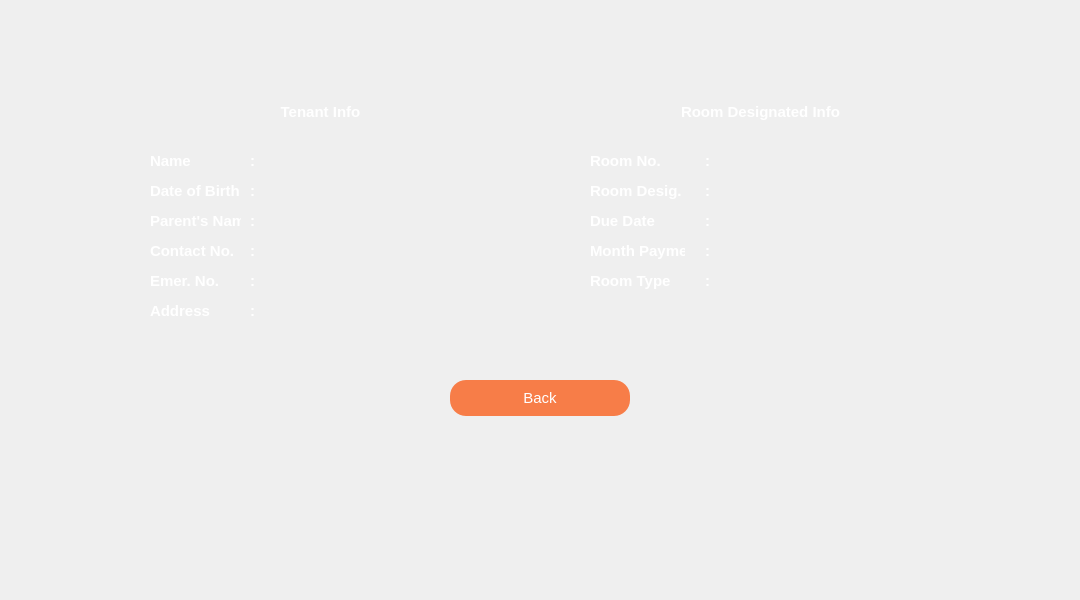
<?xml version="1.0" encoding="UTF-8"?>
<ui version="4.0">
 <class>TenantInfo</class>
 <widget class="QWidget" name="TenantInfo">
  <property name="geometry">
   <rect>
    <x>0</x>
    <y>0</y>
    <width>1080</width>
    <height>600</height>
   </rect>
  </property>
  <property name="windowTitle">
   <string>Form</string>
  </property>
  <property name="styleSheet">
   <string notr="true">#EmployeeInfo
{
	background:#aec3ff;
}</string>
  </property>
  <widget class="QLabel" name="label">
   <property name="geometry">
    <rect>
     <x>740</x>
     <y>360</y>
     <width>511</width>
     <height>341</height>
    </rect>
   </property>
   <property name="text">
    <string/>
   </property>
   <property name="pixmap">
    <pixmap resource="resources.qrc">:/Images/object border.png</pixmap>
   </property>
   <property name="scaledContents">
    <bool>true</bool>
   </property>
  </widget>
  <widget class="QLabel" name="label_3">
   <property name="geometry">
    <rect>
     <x>-80</x>
     <y>360</y>
     <width>431</width>
     <height>361</height>
    </rect>
   </property>
   <property name="text">
    <string/>
   </property>
   <property name="pixmap">
    <pixmap resource="resources.qrc">:/Images/object border flip.png</pixmap>
   </property>
   <property name="scaledContents">
    <bool>true</bool>
   </property>
  </widget>
  <widget class="QLabel" name="label_2">
   <property name="geometry">
    <rect>
     <x>400</x>
     <y>-5</y>
     <width>280</width>
     <height>50</height>
    </rect>
   </property>
   <property name="text">
    <string/>
   </property>
   <property name="pixmap">
    <pixmap resource="resources.qrc">:/Images/top_bar.png</pixmap>
   </property>
   <property name="scaledContents">
    <bool>true</bool>
   </property>
  </widget>
  <widget class="QLabel" name="label_4">
   <property name="geometry">
    <rect>
     <x>120</x>
     <y>90</y>
     <width>400</width>
     <height>260</height>
    </rect>
   </property>
   <property name="text">
    <string/>
   </property>
   <property name="pixmap">
    <pixmap resource="resources.qrc">:/Images/personal_card.png</pixmap>
   </property>
   <property name="scaledContents">
    <bool>true</bool>
   </property>
  </widget>
  <widget class="QLabel" name="label_5">
   <property name="geometry">
    <rect>
     <x>560</x>
     <y>90</y>
     <width>400</width>
     <height>260</height>
    </rect>
   </property>
   <property name="text">
    <string/>
   </property>
   <property name="pixmap">
    <pixmap resource="resources.qrc">:/Images/company_card.png</pixmap>
   </property>
   <property name="scaledContents">
    <bool>true</bool>
   </property>
  </widget>
  <widget class="QLabel" name="label_6">
   <property name="geometry">
    <rect>
     <x>320</x>
     <y>410</y>
     <width>460</width>
     <height>191</height>
    </rect>
   </property>
   <property name="text">
    <string/>
   </property>
   <property name="pixmap">
    <pixmap resource="resources.qrc">:/Images/logo.png</pixmap>
   </property>
   <property name="scaledContents">
    <bool>true</bool>
   </property>
  </widget>
  <widget class="QPushButton" name="pushButton">
   <property name="geometry">
    <rect>
     <x>450</x>
     <y>380</y>
     <width>180</width>
     <height>36</height>
    </rect>
   </property>
   <property name="font">
    <font>
     <pointsize>11</pointsize>
    </font>
   </property>
   <property name="styleSheet">
    <string notr="true">#pushButton
{
	border:none;
	background:#f77d48;
	color:white;
	border-radius:16px;
}

#pushButton:hover
{
	background:#ebf3fa;
	color:#F33253;
	border-radius:16px;
}</string>
   </property>
   <property name="text">
    <string>Back</string>
   </property>
  </widget>
  <widget class="QLabel" name="label_7">
   <property name="geometry">
    <rect>
     <x>430</x>
     <y>0</y>
     <width>221</width>
     <height>34</height>
    </rect>
   </property>
   <property name="font">
    <font>
     <pointsize>10</pointsize>
     <bold>true</bold>
    </font>
   </property>
   <property name="styleSheet">
    <string notr="true">color:white;</string>
   </property>
   <property name="text">
    <string/>
   </property>
  </widget>
  <widget class="QLabel" name="label_8">
   <property name="geometry">
    <rect>
     <x>130</x>
     <y>92</y>
     <width>381</width>
     <height>40</height>
    </rect>
   </property>
   <property name="font">
    <font>
     <pointsize>11</pointsize>
     <bold>true</bold>
    </font>
   </property>
   <property name="styleSheet">
    <string notr="true">#label_8
{
	color:white;
}</string>
   </property>
   <property name="text">
    <string>&lt;html&gt;&lt;head/&gt;&lt;body&gt;&lt;p align=&quot;center&quot;&gt;Tenant Info&lt;/p&gt;&lt;/body&gt;&lt;/html&gt;</string>
   </property>
  </widget>
  <widget class="QLabel" name="label_9">
   <property name="geometry">
    <rect>
     <x>570</x>
     <y>92</y>
     <width>381</width>
     <height>40</height>
    </rect>
   </property>
   <property name="font">
    <font>
     <pointsize>11</pointsize>
     <bold>true</bold>
    </font>
   </property>
   <property name="styleSheet">
    <string notr="true">#label_9
{
	color:white;
}</string>
   </property>
   <property name="text">
    <string>&lt;html&gt;&lt;head/&gt;&lt;body&gt;&lt;p align=&quot;center&quot;&gt;Room Designated Info&lt;/p&gt;&lt;/body&gt;&lt;/html&gt;</string>
   </property>
  </widget>
  <widget class="QLabel" name="wr">
   <property name="geometry">
    <rect>
     <x>150</x>
     <y>150</y>
     <width>91</width>
     <height>21</height>
    </rect>
   </property>
   <property name="font">
    <font>
     <pointsize>11</pointsize>
     <bold>true</bold>
    </font>
   </property>
   <property name="styleSheet">
    <string notr="true">color:white;</string>
   </property>
   <property name="text">
    <string>Name</string>
   </property>
  </widget>
  <widget class="QLabel" name="eeqwe">
   <property name="geometry">
    <rect>
     <x>150</x>
     <y>180</y>
     <width>101</width>
     <height>21</height>
    </rect>
   </property>
   <property name="font">
    <font>
     <pointsize>11</pointsize>
     <bold>true</bold>
    </font>
   </property>
   <property name="styleSheet">
    <string notr="true">color:white;</string>
   </property>
   <property name="text">
    <string>Date of Birth </string>
   </property>
  </widget>
  <widget class="QLabel" name="ewr">
   <property name="geometry">
    <rect>
     <x>150</x>
     <y>210</y>
     <width>91</width>
     <height>21</height>
    </rect>
   </property>
   <property name="font">
    <font>
     <pointsize>11</pointsize>
     <bold>true</bold>
    </font>
   </property>
   <property name="styleSheet">
    <string notr="true">color:white;</string>
   </property>
   <property name="text">
    <string>Parent's Name</string>
   </property>
  </widget>
  <widget class="QLabel" name="Phone">
   <property name="geometry">
    <rect>
     <x>150</x>
     <y>240</y>
     <width>91</width>
     <height>21</height>
    </rect>
   </property>
   <property name="font">
    <font>
     <pointsize>11</pointsize>
     <bold>true</bold>
    </font>
   </property>
   <property name="styleSheet">
    <string notr="true">color:white;</string>
   </property>
   <property name="text">
    <string>Contact No.</string>
   </property>
  </widget>
  <widget class="QLabel" name="ebfghf">
   <property name="geometry">
    <rect>
     <x>150</x>
     <y>270</y>
     <width>91</width>
     <height>21</height>
    </rect>
   </property>
   <property name="font">
    <font>
     <pointsize>11</pointsize>
     <bold>true</bold>
    </font>
   </property>
   <property name="styleSheet">
    <string notr="true">color:white;</string>
   </property>
   <property name="text">
    <string>Emer. No.</string>
   </property>
  </widget>
  <widget class="QLabel" name="werewr">
   <property name="geometry">
    <rect>
     <x>150</x>
     <y>300</y>
     <width>91</width>
     <height>21</height>
    </rect>
   </property>
   <property name="font">
    <font>
     <pointsize>11</pointsize>
     <bold>true</bold>
    </font>
   </property>
   <property name="styleSheet">
    <string notr="true">color:white;</string>
   </property>
   <property name="text">
    <string>Address</string>
   </property>
  </widget>
  <widget class="QLabel" name="showEmpName_2">
   <property name="geometry">
    <rect>
     <x>590</x>
     <y>150</y>
     <width>95</width>
     <height>21</height>
    </rect>
   </property>
   <property name="font">
    <font>
     <pointsize>11</pointsize>
     <bold>true</bold>
    </font>
   </property>
   <property name="styleSheet">
    <string notr="true">color:white;</string>
   </property>
   <property name="text">
    <string>Room No.</string>
   </property>
  </widget>
  <widget class="QLabel" name="showEmpFather_2">
   <property name="geometry">
    <rect>
     <x>590</x>
     <y>210</y>
     <width>111</width>
     <height>21</height>
    </rect>
   </property>
   <property name="font">
    <font>
     <pointsize>11</pointsize>
     <bold>true</bold>
    </font>
   </property>
   <property name="styleSheet">
    <string notr="true">color:white;</string>
   </property>
   <property name="text">
    <string>Due Date</string>
   </property>
  </widget>
  <widget class="QLabel" name="showEmpGender_2">
   <property name="geometry">
    <rect>
     <x>590</x>
     <y>180</y>
     <width>95</width>
     <height>21</height>
    </rect>
   </property>
   <property name="font">
    <font>
     <pointsize>11</pointsize>
     <bold>true</bold>
    </font>
   </property>
   <property name="styleSheet">
    <string notr="true">color:white;</string>
   </property>
   <property name="text">
    <string>Room Desig.</string>
   </property>
  </widget>
  <widget class="QLabel" name="showEmpEmail_2">
   <property name="geometry">
    <rect>
     <x>590</x>
     <y>270</y>
     <width>95</width>
     <height>21</height>
    </rect>
   </property>
   <property name="font">
    <font>
     <pointsize>11</pointsize>
     <bold>true</bold>
    </font>
   </property>
   <property name="styleSheet">
    <string notr="true">color:white;</string>
   </property>
   <property name="text">
    <string>Room Type</string>
   </property>
  </widget>
  <widget class="QLabel" name="showEmpPhone_2">
   <property name="geometry">
    <rect>
     <x>590</x>
     <y>240</y>
     <width>95</width>
     <height>21</height>
    </rect>
   </property>
   <property name="font">
    <font>
     <pointsize>11</pointsize>
     <bold>true</bold>
    </font>
   </property>
   <property name="styleSheet">
    <string notr="true">color:white;</string>
   </property>
   <property name="text">
    <string>Month Payment</string>
   </property>
  </widget>
  <widget class="QLabel" name="showEmpName_3">
   <property name="geometry">
    <rect>
     <x>250</x>
     <y>150</y>
     <width>16</width>
     <height>21</height>
    </rect>
   </property>
   <property name="font">
    <font>
     <pointsize>11</pointsize>
     <bold>true</bold>
    </font>
   </property>
   <property name="styleSheet">
    <string notr="true">color:white;</string>
   </property>
   <property name="text">
    <string>:</string>
   </property>
  </widget>
  <widget class="QLabel" name="showEmpName_4">
   <property name="geometry">
    <rect>
     <x>250</x>
     <y>180</y>
     <width>16</width>
     <height>21</height>
    </rect>
   </property>
   <property name="font">
    <font>
     <pointsize>11</pointsize>
     <bold>true</bold>
    </font>
   </property>
   <property name="styleSheet">
    <string notr="true">color:white;</string>
   </property>
   <property name="text">
    <string>:</string>
   </property>
  </widget>
  <widget class="QLabel" name="showEmpName_5">
   <property name="geometry">
    <rect>
     <x>250</x>
     <y>210</y>
     <width>16</width>
     <height>21</height>
    </rect>
   </property>
   <property name="font">
    <font>
     <pointsize>11</pointsize>
     <bold>true</bold>
    </font>
   </property>
   <property name="styleSheet">
    <string notr="true">color:white;</string>
   </property>
   <property name="text">
    <string>:</string>
   </property>
  </widget>
  <widget class="QLabel" name="showEmpName_6">
   <property name="geometry">
    <rect>
     <x>250</x>
     <y>240</y>
     <width>16</width>
     <height>21</height>
    </rect>
   </property>
   <property name="font">
    <font>
     <pointsize>11</pointsize>
     <bold>true</bold>
    </font>
   </property>
   <property name="styleSheet">
    <string notr="true">color:white;</string>
   </property>
   <property name="text">
    <string>:</string>
   </property>
  </widget>
  <widget class="QLabel" name="showEmpName_7">
   <property name="geometry">
    <rect>
     <x>250</x>
     <y>270</y>
     <width>16</width>
     <height>21</height>
    </rect>
   </property>
   <property name="font">
    <font>
     <pointsize>11</pointsize>
     <bold>true</bold>
    </font>
   </property>
   <property name="styleSheet">
    <string notr="true">color:white;</string>
   </property>
   <property name="text">
    <string>:</string>
   </property>
  </widget>
  <widget class="QLabel" name="showEmpName_8">
   <property name="geometry">
    <rect>
     <x>250</x>
     <y>300</y>
     <width>16</width>
     <height>21</height>
    </rect>
   </property>
   <property name="font">
    <font>
     <pointsize>11</pointsize>
     <bold>true</bold>
    </font>
   </property>
   <property name="styleSheet">
    <string notr="true">color:white;</string>
   </property>
   <property name="text">
    <string>:</string>
   </property>
  </widget>
  <widget class="QLabel" name="showEmpName">
   <property name="geometry">
    <rect>
     <x>260</x>
     <y>151</y>
     <width>231</width>
     <height>21</height>
    </rect>
   </property>
   <property name="font">
    <font>
     <pointsize>11</pointsize>
    </font>
   </property>
   <property name="styleSheet">
    <string notr="true">color:white;</string>
   </property>
   <property name="text">
    <string/>
   </property>
  </widget>
  <widget class="QLabel" name="showEmpDOB">
   <property name="geometry">
    <rect>
     <x>260</x>
     <y>181</y>
     <width>231</width>
     <height>21</height>
    </rect>
   </property>
   <property name="font">
    <font>
     <pointsize>11</pointsize>
    </font>
   </property>
   <property name="styleSheet">
    <string notr="true">color:white;</string>
   </property>
   <property name="text">
    <string/>
   </property>
  </widget>
  <widget class="QLabel" name="showEmpFather">
   <property name="geometry">
    <rect>
     <x>260</x>
     <y>211</y>
     <width>231</width>
     <height>21</height>
    </rect>
   </property>
   <property name="font">
    <font>
     <pointsize>11</pointsize>
    </font>
   </property>
   <property name="styleSheet">
    <string notr="true">color:white;</string>
   </property>
   <property name="text">
    <string/>
   </property>
  </widget>
  <widget class="QLabel" name="showEmpPhone">
   <property name="geometry">
    <rect>
     <x>260</x>
     <y>241</y>
     <width>231</width>
     <height>21</height>
    </rect>
   </property>
   <property name="font">
    <font>
     <pointsize>11</pointsize>
    </font>
   </property>
   <property name="styleSheet">
    <string notr="true">color:white;</string>
   </property>
   <property name="text">
    <string/>
   </property>
  </widget>
  <widget class="QLabel" name="showEmpEmail">
   <property name="geometry">
    <rect>
     <x>260</x>
     <y>271</y>
     <width>231</width>
     <height>21</height>
    </rect>
   </property>
   <property name="font">
    <font>
     <pointsize>11</pointsize>
    </font>
   </property>
   <property name="styleSheet">
    <string notr="true">color:white;</string>
   </property>
   <property name="text">
    <string/>
   </property>
  </widget>
  <widget class="QLabel" name="showEmpAddress">
   <property name="geometry">
    <rect>
     <x>260</x>
     <y>301</y>
     <width>231</width>
     <height>21</height>
    </rect>
   </property>
   <property name="font">
    <font>
     <pointsize>11</pointsize>
    </font>
   </property>
   <property name="styleSheet">
    <string notr="true">color:white;</string>
   </property>
   <property name="text">
    <string/>
   </property>
  </widget>
  <widget class="QLabel" name="showEmpName_15">
   <property name="geometry">
    <rect>
     <x>705</x>
     <y>150</y>
     <width>16</width>
     <height>21</height>
    </rect>
   </property>
   <property name="font">
    <font>
     <pointsize>11</pointsize>
     <bold>true</bold>
    </font>
   </property>
   <property name="styleSheet">
    <string notr="true">color:white;</string>
   </property>
   <property name="text">
    <string>:</string>
   </property>
  </widget>
  <widget class="QLabel" name="showEmpName_16">
   <property name="geometry">
    <rect>
     <x>705</x>
     <y>180</y>
     <width>16</width>
     <height>21</height>
    </rect>
   </property>
   <property name="font">
    <font>
     <pointsize>11</pointsize>
     <bold>true</bold>
    </font>
   </property>
   <property name="styleSheet">
    <string notr="true">color:white;</string>
   </property>
   <property name="text">
    <string>:</string>
   </property>
  </widget>
  <widget class="QLabel" name="showEmpName_17">
   <property name="geometry">
    <rect>
     <x>705</x>
     <y>210</y>
     <width>16</width>
     <height>21</height>
    </rect>
   </property>
   <property name="font">
    <font>
     <pointsize>11</pointsize>
     <bold>true</bold>
    </font>
   </property>
   <property name="styleSheet">
    <string notr="true">color:white;</string>
   </property>
   <property name="text">
    <string>:</string>
   </property>
  </widget>
  <widget class="QLabel" name="showEmpName_18">
   <property name="geometry">
    <rect>
     <x>705</x>
     <y>240</y>
     <width>16</width>
     <height>21</height>
    </rect>
   </property>
   <property name="font">
    <font>
     <pointsize>11</pointsize>
     <bold>true</bold>
    </font>
   </property>
   <property name="styleSheet">
    <string notr="true">color:white;</string>
   </property>
   <property name="text">
    <string>:</string>
   </property>
  </widget>
  <widget class="QLabel" name="showEmpName_19">
   <property name="geometry">
    <rect>
     <x>705</x>
     <y>270</y>
     <width>16</width>
     <height>21</height>
    </rect>
   </property>
   <property name="font">
    <font>
     <pointsize>11</pointsize>
     <bold>true</bold>
    </font>
   </property>
   <property name="styleSheet">
    <string notr="true">color:white;</string>
   </property>
   <property name="text">
    <string>:</string>
   </property>
  </widget>
  <widget class="QLabel" name="dept">
   <property name="geometry">
    <rect>
     <x>719</x>
     <y>151</y>
     <width>211</width>
     <height>21</height>
    </rect>
   </property>
   <property name="font">
    <font>
     <pointsize>11</pointsize>
    </font>
   </property>
   <property name="styleSheet">
    <string notr="true">color:white;</string>
   </property>
   <property name="text">
    <string/>
   </property>
  </widget>
  <widget class="QLabel" name="design">
   <property name="geometry">
    <rect>
     <x>719</x>
     <y>181</y>
     <width>211</width>
     <height>21</height>
    </rect>
   </property>
   <property name="font">
    <font>
     <pointsize>11</pointsize>
    </font>
   </property>
   <property name="styleSheet">
    <string notr="true">color:white;</string>
   </property>
   <property name="text">
    <string/>
   </property>
  </widget>
  <widget class="QLabel" name="doj">
   <property name="geometry">
    <rect>
     <x>719</x>
     <y>211</y>
     <width>211</width>
     <height>21</height>
    </rect>
   </property>
   <property name="font">
    <font>
     <pointsize>11</pointsize>
    </font>
   </property>
   <property name="styleSheet">
    <string notr="true">color:white;</string>
   </property>
   <property name="text">
    <string/>
   </property>
  </widget>
  <widget class="QLabel" name="salary">
   <property name="geometry">
    <rect>
     <x>719</x>
     <y>241</y>
     <width>211</width>
     <height>21</height>
    </rect>
   </property>
   <property name="font">
    <font>
     <pointsize>11</pointsize>
    </font>
   </property>
   <property name="styleSheet">
    <string notr="true">color:white;</string>
   </property>
   <property name="text">
    <string/>
   </property>
  </widget>
  <widget class="QLabel" name="type">
   <property name="geometry">
    <rect>
     <x>719</x>
     <y>271</y>
     <width>211</width>
     <height>21</height>
    </rect>
   </property>
   <property name="font">
    <font>
     <pointsize>11</pointsize>
    </font>
   </property>
   <property name="styleSheet">
    <string notr="true">color:white;</string>
   </property>
   <property name="text">
    <string/>
   </property>
  </widget>
 </widget>
 <resources>
  <include location="resources.qrc"/>
 </resources>
 <connections/>
</ui>
